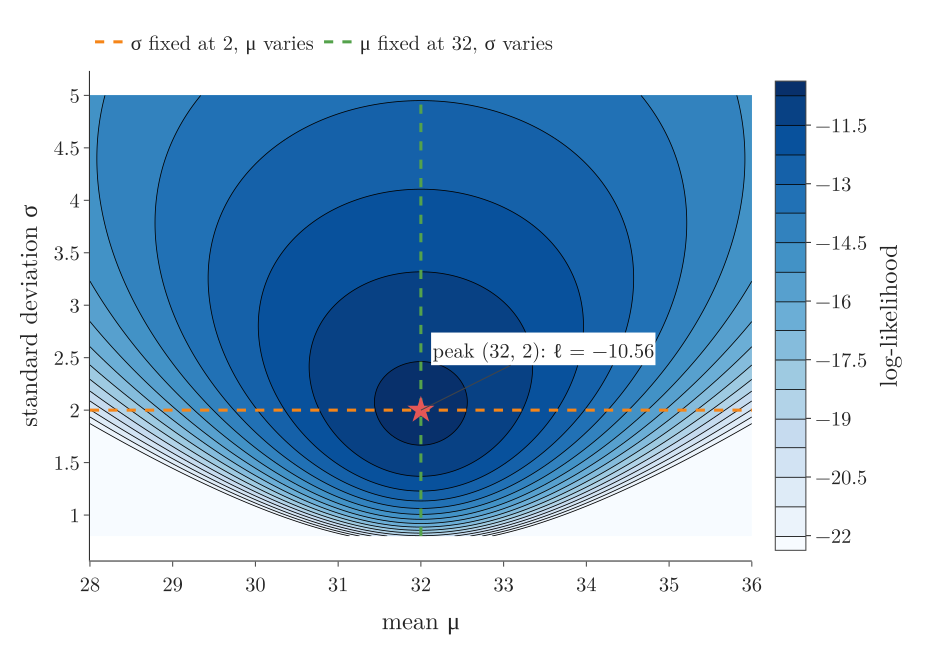

The Python source for this figure:
"""Log-likelihood of a normal distribution for the five mouse weights 29, 31, 32, 33, 35 as a contour map over
(mu, sigma). The single peak is at (32, 2): the mean and the standard deviation (dividing by n) of the data.
Dashed lines: the two one-parameter searches of the maximum likelihood Note."""
from pathlib import Path

import numpy as np
import plotly.graph_objects as go
from scipy import stats

HERE = Path(__file__).parent
BLUE, ORANGE, GREEN, RED, GREY = "#4C78A8", "#F58518", "#54A24B", "#E45756", "#6B6B6B"
X = np.array([29, 31, 32, 33, 35.0])
mu = np.linspace(28, 36, 201)
sg = np.linspace(0.8, 5, 211)
M, S = np.meshgrid(mu, sg)
LL = stats.norm(M[..., None], S[..., None]).logpdf(X).sum(axis=-1)
i, j = np.unravel_index(LL.argmax(), LL.shape)
assert abs(M[i, j] - 32) < 0.05 and abs(S[i, j] - 2) < 0.03

fig = go.Figure(go.Contour(x=mu, y=sg, z=LL, colorscale="Blues", contours=dict(start=-22, end=-10.75, size=0.75),
                           line=dict(width=0.8), colorbar=dict(title=dict(text="log-likelihood", side="right"))))
fig.add_trace(go.Scatter(x=[28, 36], y=[2, 2], mode="lines", line=dict(color=ORANGE, dash="dash", width=3),
                         name="σ fixed at 2, μ varies"))
fig.add_trace(go.Scatter(x=[32, 32], y=[0.8, 5], mode="lines", line=dict(color=GREEN, dash="dash", width=3),
                         name="μ fixed at 32, σ varies"))
fig.add_trace(go.Scatter(x=[32], y=[2], mode="markers", marker=dict(symbol="star", size=20, color=RED),
                         showlegend=False))
fig.add_annotation(x=32, y=2, text="peak (32, 2): ℓ = −10.56", showarrow=True, ax=120, ay=-60, bgcolor="white",
                   font=dict(size=20))
fig.update_layout(template="simple_white", width=900, height=620, font=dict(family="Latin Modern Roman", size=20),
                  xaxis=dict(title="mean μ"), yaxis=dict(title="standard deviation σ"),
                  legend=dict(orientation="h", x=0, y=1.1), margin=dict(l=70, r=20, t=60, b=60))
fig.write_image(HERE / "normal_surface.png", scale=2)
fig.write_image(HERE / "normal_surface.pdf")
